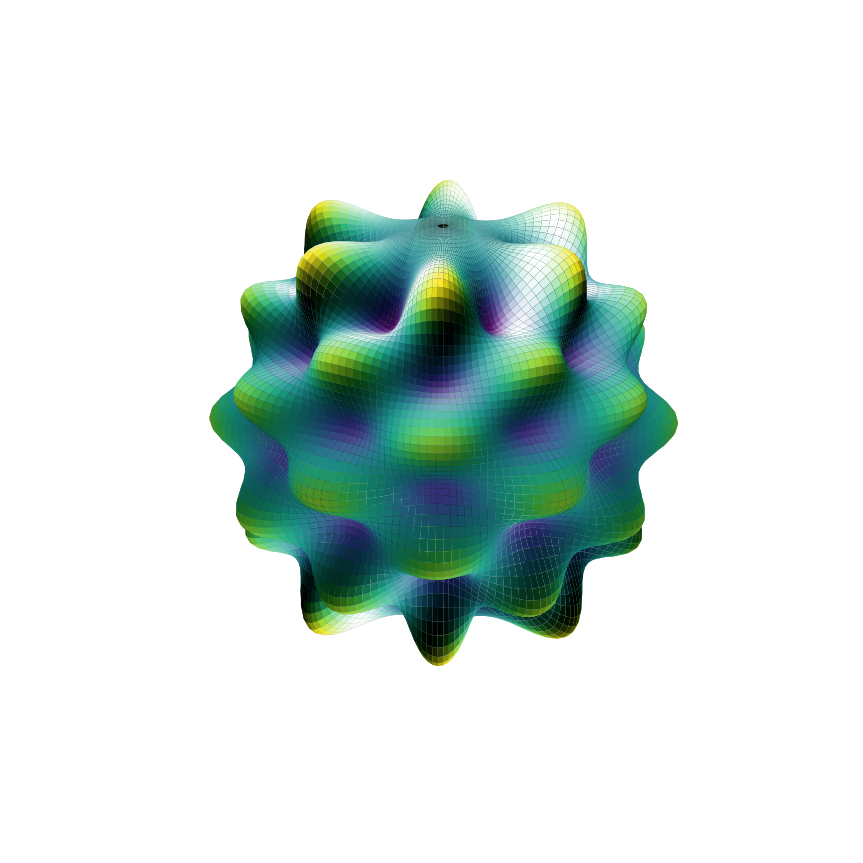
#> input picture readme/spherepack_docs_style.png, 863 x 863 px, found by its file name
$ python crop_spherepack_docs_figure.py
#> lines starting #> are read from the running program, lines starting #| are printed output that depends on the picture; after the words box and inside, x2 and y2 are one past the last pixel; in counts of white or black regions, pixels touching at a corner belong together
"""Crop the extra canvas around the SPHEREPACK-style README figure.

Matplotlib's ``bbox_inches="tight"`` does not always remove the blank area
around 3-D axes after the axes are hidden.  This script trims the final PNG by
finding the bounding box of pixels that differ from the background color.

Run from the repository root:

    python scripts/crop_spherepack_docs_figure.py

By default, this overwrites ``readme/spherepack_docs_style.png`` in place.
Use ``--output`` to keep the original file.
"""

from __future__ import annotations

import argparse
from pathlib import Path

import numpy as np
from PIL import Image


def find_content_bbox(
    image: Image.Image,
    *,
    tolerance: int = 8,
    background: tuple[int, int, int] | None = None,
) -> tuple[int, int, int, int]:
    """Return the bounding box of visible pixels different from background.

    If the image has transparent margins, alpha is used.  Otherwise, pixels are
    compared against ``background``.  When ``background`` is omitted, the script
    samples the top-left pixel, which matches the blank canvas for this figure.
    """

    rgba = image.convert("RGBA")
    arr = np.asarray(rgba)
    rgb = arr[:, :, :3].astype(np.int16)
    alpha = arr[:, :, 3]

    if np.any(alpha == 0):
        mask = alpha > tolerance
    else:
        if background is None:
            background_array = rgb[0, 0]
        else:
            background_array = np.asarray(background, dtype=np.int16)
        mask = np.abs(rgb - background_array).max(axis=2) > tolerance

    ys, xs = np.where(mask)
    if len(xs) == 0 or len(ys) == 0:
        raise ValueError("Could not find any content pixels to crop around.")

    return int(xs.min()), int(ys.min()), int(xs.max() + 1), int(ys.max() + 1)


def pad_bbox(
    bbox: tuple[int, int, int, int],
    *,
    padding: int,
    width: int,
    height: int,
) -> tuple[int, int, int, int]:
    """Expand a bounding box by ``padding`` pixels without leaving the image."""

    left, top, right, bottom = bbox
    return (
        max(0, left - padding),
        max(0, top - padding),
        min(width, right + padding),
        min(height, bottom + padding),
    )


def crop_image(
    input_path: Path,
    output_path: Path,
    *,
    tolerance: int = 8,
    padding: int = 20,
) -> tuple[int, int, int, int]:
    """Crop ``input_path`` and write the result to ``output_path``."""

    image = Image.open(input_path)
    bbox = find_content_bbox(image, tolerance=tolerance)
    padded_bbox = pad_bbox(
        bbox,
        padding=padding,
        width=image.width,
        height=image.height,
    )

    output_path.parent.mkdir(parents=True, exist_ok=True)
    image.crop(padded_bbox).save(output_path)
    return padded_bbox


def main() -> None:
    parser = argparse.ArgumentParser()
    parser.add_argument(
        "--input",
        type=Path,
        default=Path("readme/spherepack_docs_style.png"),
        help="PNG path to crop.",
    )
    parser.add_argument(
        "--output",
        type=Path,
        default=Path("readme/spherepack_docs_style_cropped.png"),
        help="PNG path to write. Defaults to overwriting --input.",
    )
    parser.add_argument(
        "--padding",
        type=int,
        default=20,
        help="Pixels of whitespace to keep around the detected content.",
    )
    parser.add_argument(
        "--tolerance",
        type=int,
        default=8,
        help="Maximum RGB/alpha difference treated as background.",
    )
    args = parser.parse_args()

    output = args.output or args.input
    bbox = crop_image(
        args.input,
        output,
        tolerance=args.tolerance,
        padding=args.padding,
    )
#> in crop_image, image is the input picture: PIL image 863x863 RGBA; mean R, G, B, A 213.5, 226.7, 223.4, 52.9
#> in find_content_bbox, `alpha = arr[:, :, 3]`:
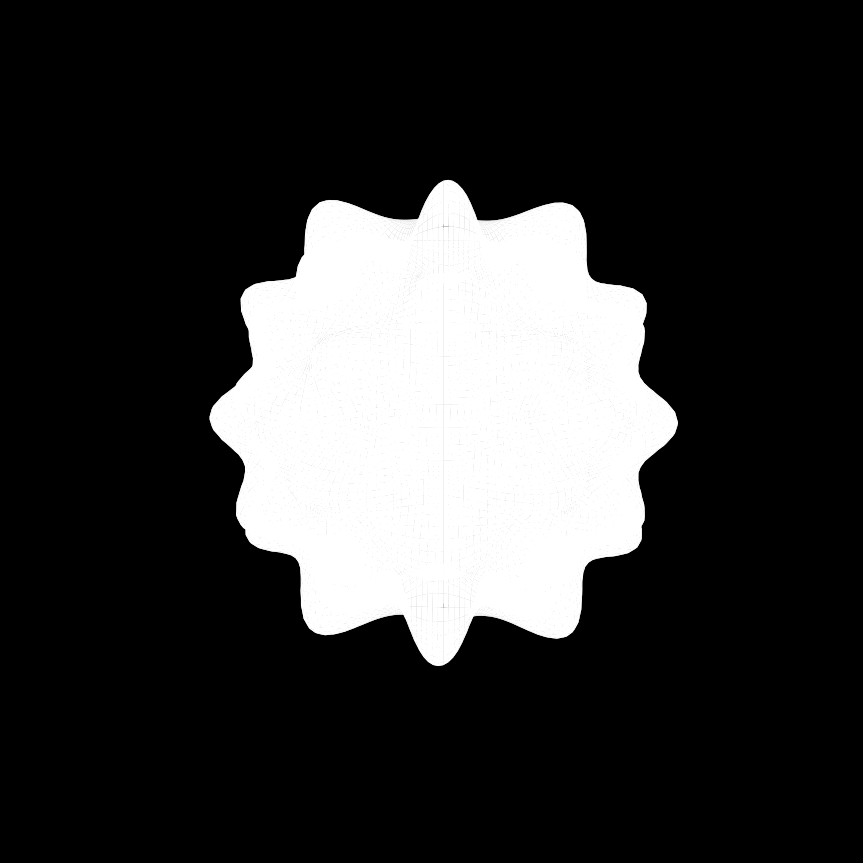
#> alpha: shape (863, 863); min 0, max 255, mean 52.9
#> in find_content_bbox, `mask = alpha > tolerance`: mask: shape (863, 863) bool; 20.9% white; 1 white region, box (x1, y1, x2, y2) and area: (209, 179, 678, 667) 155609
#> in crop_image, `bbox = find_content_bbox(image, tolerance=tolerance)`: bbox = (209, 179, 678, 667)
#> in pad_bbox, `left, top, right, bottom = bbox`: left = 209; top = 179; right = 678; bottom = 667
#> in crop_image, `padded_bbox = pad_bbox( bbox, padding=padding, width=image.width, heig..`: padded_bbox = (189, 159, 698, 687)
#> in crop_image, `image.crop(padded_bbox).save(output_path)`:
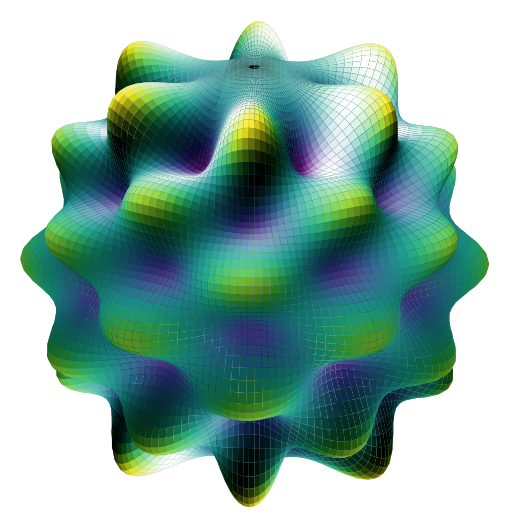
#> saved as spherepack_docs_style_cropped.png: PIL image 509x528 RGBA; mean R, G, B, A 139.9, 176.5, 167.3, 146.5; transparent parts drawn white
#> bbox = (189, 159, 698, 687)
    print(f"cropped {args.input} -> {output}")
    print(f"bbox with padding: {bbox}")
#| bbox with padding: (189, 159, 698, 687)


if __name__ == "__main__":
    main()
